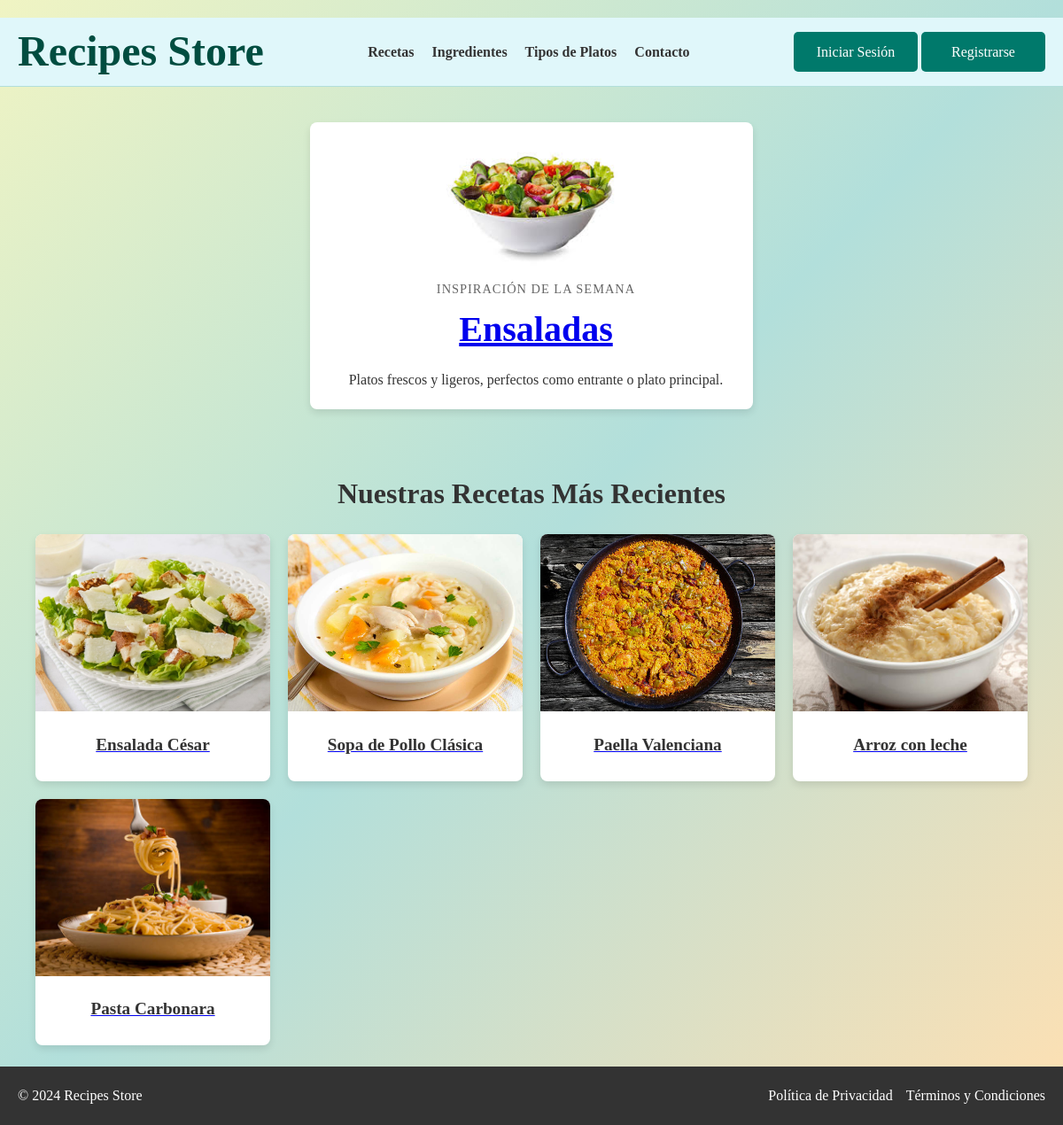
The page / on the database its author committed.
### appRecetario/models.py (models this page shows, shortened)
class TipoPlato(models.Model):
    nombre = models.CharField(max_length=100)
    descripcion = models.TextField()
    imagen = models.ImageField(upload_to='tipoPlato/', blank=True, null=True)

class Receta(models.Model):
    nombre = models.CharField(max_length=100)
    tipo_plato = models.ForeignKey('TipoPlato', on_delete=models.CASCADE)
    ingredientes = models.TextField()
    imagen = models.ImageField(upload_to='recetas/', blank=True, null=True)

### appRecetario/views.py (the view)
# urls.py: path('', views.index, name='index'),
def index(request):
    tipo_plato = TipoPlato.objects.filter(nombre='Ensaladas').first()
    if not tipo_plato:
        print("Tipo de plato no encontrado.")
    recetas = Receta.objects.all()[:5]
    return render(request, 'index.html', {
        'tipo_plato': tipo_plato,
        'recetas': recetas
    })

### appRecetario/templates/index.html (shortened to what this page needs)
{% extends "base.html" %}
{% load static %}
{% block contenido %}
<div class="recipe-highlight">
    <div class="recipe-container">
        <div class="recipe-image">
            {% if tipo_plato.imagen %}
                <img src="{{ tipo_plato.imagen.url }}" alt="{{ tipo_plato.nombre }}" class="inspiration-image">
            {% else %}
                <img src="{% static 'media/tipoPlato/default.jpg' %}" alt="Plato Destacado" class="inspiration-image">
            {% endif %}
        </div>
        <div class="recipe-details">
            <p class="inspiration">Inspiración de la Semana</p>
            <h1 class="recipe-title">
                <a href="{% url 'detail_tipo_plato' tipo_plato.id %}">{{ tipo_plato.nombre }}</a>
            </h1>
            <p class="description">{{ tipo_plato.descripcion }}</p>
        </div>
    </div>
</div>
<div class="latest-recipes">
    <h2>Nuestras Recetas Más Recientes</h2>
    <div class="recipes-container">
        {% for receta in recetas %}
        <div class="recipe-card">
            <a href="{% url 'detail_receta' receta.id %}">
                {% if receta.imagen %}
                <img src="{{ receta.imagen.url }}" alt="{{ receta.nombre }}">
                {% else %}
                <img src="{% static 'images/default.jpg' %}" alt="Receta sin Imagen">
                {% endif %}
                <div class="recipe-info">
                    <h3>{{ receta.nombre }}</h3>
                </div>
            </a>
        </div>
        {% endfor %}
    </div>
</div>
{% endblock %}

### appRecetario/static/style.css (style rules this page uses)
* { margin: 0; padding: 0; box-sizing: border-box; font-family: 'Georgia', serif; }
body { background-color: #F8F8F8; color: #333; line-height: 1.6; }
.main-content h2 { font-size: 2em; margin-bottom: 20px; color: #333; }
.recipe-highlight { display: flex; align-items: center; justify-content: center; max-width: 800px; margin: 40px auto; padding: 20px; background-color: #ffffff; border-radius: 8px; box-shadow: 0 4px 8px rgba(0, 0, 0, 0.1); }
.recipe-image img { width: 100%; max-width: 250px; border-radius: 10px; object-fit: cover; }
.recipe-details { flex: 1; margin-left: 20px; text-align: center; }
.recipe-details .inspiration { text-transform: uppercase; font-size: 0.9em; color: #888; letter-spacing: 1.2px; margin-bottom: 10px; }
.recipe-details .recipe-title { font-size: 2.5em; font-weight: bold; margin-bottom: 20px; color: #333; }
.latest-recipes { max-width: 1200px; margin: 50px auto; padding: 20px; }
.latest-recipes h2 { font-size: 2em; text-align: center; margin-bottom: 20px; color: #333; }
.recipe-container { max-width: 600px; text-align: center; }
.recipes-container { display: grid; grid-template-columns: repeat(auto-fit, minmax(250px, 1fr)); gap: 20px; }
.recipe-card { background-color: #fff; border-radius: 8px; overflow: hidden; box-shadow: 0 4px 8px rgba(0, 0, 0, 0.1); transition: transform 0.3s ease; }
.recipe-card img { width: 100%; height: 200px; object-fit: cover; }
.recipe-info { padding: 15px; text-align: center; }
.recipe-info h3 { font-size: 1.2em; margin-bottom: 10px; color: #333; }
.inspiration-image { width: 100%; max-width: 150px; max-height: 150px; border-radius: 10px; object-fit: cover; }
.recipe-highlight { display: flex; align-items: center; justify-content: center; max-width: 500px; margin: 40px auto; padding: 20px; background-color: #fff; border-radius: 8px; box-shadow: 0 4px 8px rgba(0, 0, 0, 0.1); }
.recipe-details { flex: 1; margin-left: 10px; text-align: center; }
.recipe-details .inspiration { text-transform: uppercase; font-size: 0.9em; color: #666; margin-bottom: 10px; letter-spacing: 1px; }
.recipe-details .recipe-title { font-size: 2.5em; font-weight: bold; line-height: 1.2; color: #333; margin-bottom: 20px; }
body { background: linear-gradient(to bottom right, #f0f4c3, #b2dfdb, #ffe0b2); padding: 20px 0; }

### rows shown on the page
TipoPlato: imagen (picture), nombre "Ensaladas", descripcion "Platos frescos y ligeros, perfectos como entrante o plato principal."
Receta: imagen (picture), nombre "Ensalada César"
Receta: imagen (picture), nombre "Sopa de Pollo Clásica"
Receta: imagen (picture), nombre "Paella Valenciana"
Receta: imagen (picture), nombre "Arroz con leche"
Receta: imagen (picture), nombre "Pasta Carbonara"
